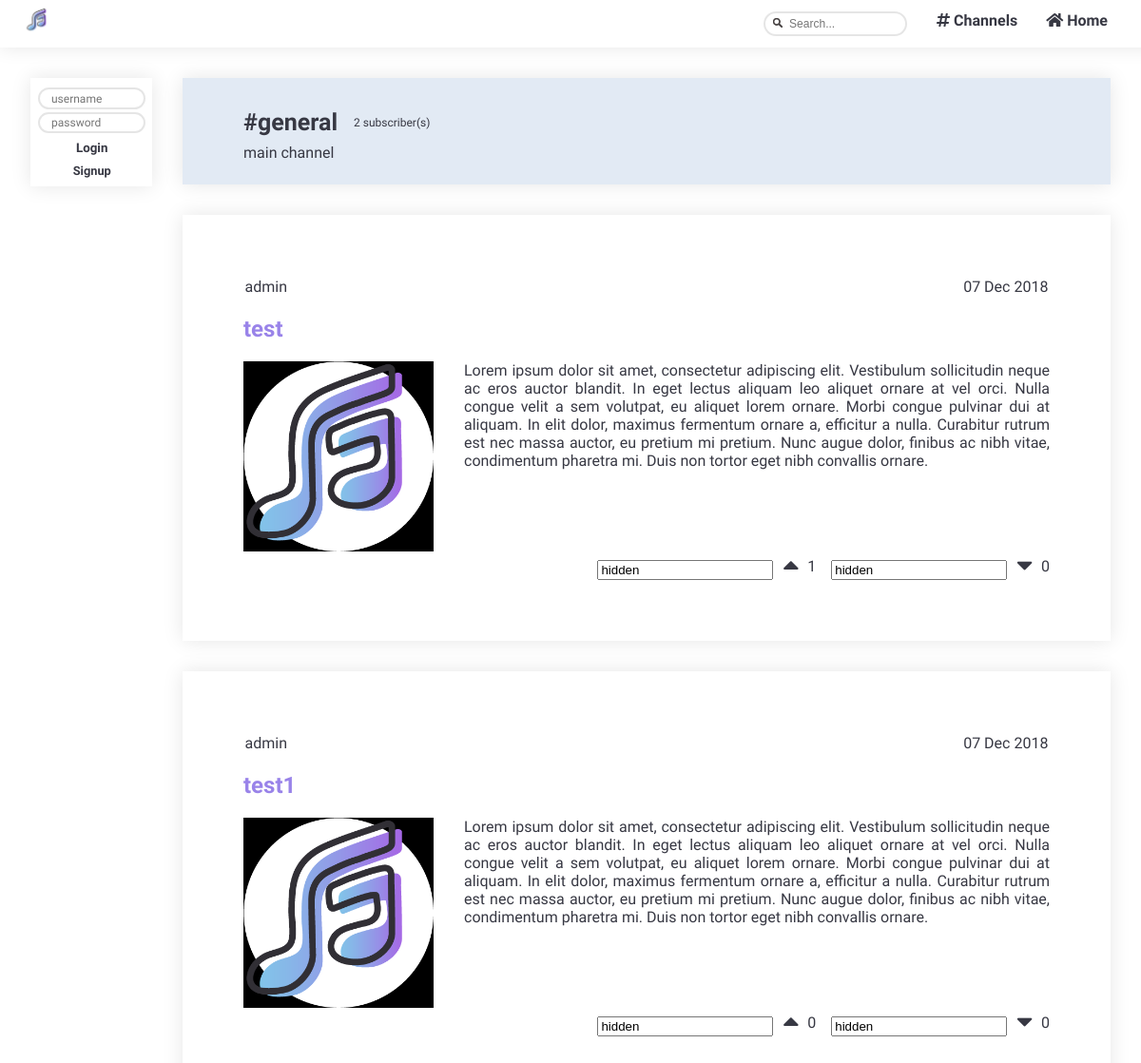
Screenshot of /pages/channel_page.php?channel=general with the database file from the repository.
### tables this page shows
CREATE TABLE channels (
  name VARCHAR PRIMARY KEY,
  author VARCHAR REFERENCES users,
  description VARCHAR
);

CREATE TABLE stories (id INTEGER PRIMARY KEY, title VARCHAR, text VARCHAR, author VARCHAR REFERENCES users, datetime DATETIME, upvotes INTEGER, downvotes INTEGER, channel VARCHAR REFERENCES channels);

### database/db_channels.php (called while the page is built, shortened)
<?php
  include('../database/db_connection.php');
  function getChannel($channel) {
    global $db;
    $stmt = $db->prepare('SELECT * FROM channels WHERE [name] = ?');
    $stmt->execute(array($channel));
    return $stmt->fetch();
  }
  function getStoriesInChannel($channel) {
    global $db;
    $stmt = $db->prepare('SELECT * FROM stories WHERE channel = ? ORDER BY [datetime] DESC');
    $stmt->execute(array($channel));
    return $stmt->fetchAll();
  }
  function getSubCount($channel) {
    global $db;
    $stmt = $db->prepare('SELECT COUNT(*) AS numSubs FROM subscribed WHERE channel = ?');
    $stmt->execute(array($channel));
    return $stmt->fetch();
  }
?>

### templates/tpl_stories.php (the view, shortened to what this page needs)
<?php function draw_stories($stories) {
  ?>
  <section id="story_list">
    <?php foreach($stories as $story) {
      draw_story($story);
    } ?>
  </section>
<?php } ?>
<?php function draw_story($story) {
$date_str = $story['datetime'];
$date = strtotime($date_str);
?>
  <article id="story" class = "blockStyle blockLayout">
    <header>
      <span id="user"> <?= $story['author']?></span>
      <span id="date"> <?= date('d M Y',$date)?></span>
    </header>
    <h2><a href="../pages/story_page.php?story_id=<?=$story['id']?>"><?= $story['title']?></a></h2>
    <div id = "storyContent">
      <img src= "../img/stories/thumbs_medium/<?=$story['id']?>.png" width="200" height="200">
      <div id = "storyTextAndTrack">
        <p> <?= $story['text']?></p>
      </div>
    </div>
    <footer>
      <section id="upvote">
        <form method="post" action="../actions/action_vote_story.php">
          <input type="text" name="user" value=<?=$_SESSION['username']?> hidden>
          <button type="submit" class="voteup_btn">
            <i class="fas fa-caret-up fa-2x"></i>
          </button>
        </form>
        <span id = numUpvotes><?= $story['upvotes']?></span>
      </section>
      <section id="downvote">
        <form method="post" action="../actions/action_vote_story.php">
          <input type="text" name="user" value=<?=$_SESSION['username']?> hidden>
          <button type="submit" class="votedown_btn">
            <i class="fas fa-caret-down fa-2x"></i>
          </button>
        </form>
        <span id = numDownvotes><?= $story['downvotes']?></span>
      </section>
    </footer>
  </article>
<?php
} ?>

### templates/tpl_channel.php (shortened to what this page needs)
<?php function draw_channel_page($channel, $subCount) {
  ?>
  <section id="channel_info">
    <header>
      <h1>#<?= $channel['name']?></h1>
      <h2><?= $subCount['numSubs']?> subscriber(s)</h2>
    </header>
    <p><?= $channel['description']?></p>
  </section>
<?php } ?>

### css/style.css (style rules this page uses)
body { margin: 0 0; display: grid; grid-template-columns: 10em 7fr; grid-template-rows: 1fr auto; overflow-x: hidden; --bg-color: white; --font-color: #373843; --search-background-color: #e8e8e8; --error-color: rgba(236, 96, 96, 0.829); --success-color:rgba(87, 236, 94, 0.829); --link-color: rgb(153, 131, 233); --font-hover-color: white; --box-shadow-color: rgba(0,0,0,0.1); --grad-start-color: rgb(131, 193, 233); --grad-end-color: #A46BE5; --washed-out-blue:#aec5e05c; --font: 'Abel'; font-family: var(--font), sans-serif; }
.blockLayout { padding: 2em; grid-area: 2 / 2 / span 1 / span 1; display: flex; flex-direction: column; justify-content: center; }
.blockStyle { box-shadow: 0px 0px 20px var(--box-shadow-color); font: var(--font); color: var(--font-color); }
p { text-align: justify; margin-block-start: 0; }
#channel_info { padding: 2em 4em 1em 4em; box-shadow:0px 0px 20px var(--box-shadow-color); background: var(--washed-out-blue); display: flex; flex-direction: column; color: var(--font-color); margin-bottom: 2em; }
#channel_info > header { display: flex; flex-direction: row; margin: 0; }
#channel_info > p { margin: 0.5em 0; }
#channel_info > header > * { display: block; margin-block-start: 0.83em; margin-block-end: 0.83em; margin-inline-start: 0em; margin-inline-end: 0em; font-weight: normal; padding: 0.2em; }
#channel_info > header > h1 { font-weight: bold; padding: 0; margin: 0; font-size: 25px; }
#channel_info > header > h2 { font-weight: lighter; font-size: 12px; padding: 0; margin:0; align-content: center; margin-right: auto; }
#channel_info > header > * { display: grid; }
#channel_info > header :first-child { margin-right: 2%; }
#story_list { display: flex; flex-direction: column; }
#story { padding: 4em !important; margin-bottom: 2em; }
#story > header { display: flex; flex-direction: row; }
#story > footer { margin-left: auto; display: flex; flex-direction: row; }
#story > h2 > a { color: var(--link-color); text-decoration: none; }
#story #numUpvotes, #story #numDownvotes { display: grid; align-content: center; margin-left: 0.2em; }
#story > footer #upvote, #story > footer #downvote { display: flex; flex-direction: row; margin-right:1em; }
#story > footer #downvote { margin-right: 0; }
#story #user { margin-right:auto; }
#story > header > * { display: grid; padding: 0.1em; margin: 0; align-content: center; }
#story #storyContent { display: flex; flex-direction: row; }
#story #storyTextAndTrack { display: flex; flex-direction: column; margin: 0 0 0 2em; }
.voteup_btn, .votedown_btn { border:none; color:var(--font-color); background-color: transparent; }

### rows the page displays
channels: name "general", description "main channel"
stories: author "admin", datetime "07 Dec 2018", title "test", text "Lorem ipsum dolor sit amet, consectetur adipiscing elit. Vestibulum sollicitudin neque ac eros auctor blandit. In eget lectus aliquam leo aliquet ornare at vel orci. Nulla congue velit a sem volutpat, eu aliquet lorem ornare. Morbi congue pulvinar dui at aliquam. In elit dolor, maximus fermentum ornare a, efficitur a nulla. Curabitur rutrum est nec massa auctor, eu pretium mi pretium. Nunc augue dolor, finibus ac nibh vitae, condimentum pharetra mi. Duis non tortor eget nibh convallis ornare.", upvotes "1", downvotes "0"
stories: author "admin", datetime "07 Dec 2018", title "test1", text "Lorem ipsum dolor sit amet, consectetur adipiscing elit. Vestibulum sollicitudin neque ac eros auctor blandit. In eget lectus aliquam leo aliquet ornare at vel orci. Nulla congue velit a sem volutpat, eu aliquet lorem ornare. Morbi congue pulvinar dui at aliquam. In elit dolor, maximus fermentum ornare a, efficitur a nulla. Curabitur rutrum est nec massa auctor, eu pretium mi pretium. Nunc augue dolor, finibus ac nibh vitae, condimentum pharetra mi. Duis non tortor eget nibh convallis ornare.", upvotes "0", downvotes "0"

### other values shown
$subCount['numSubs'] "2"
